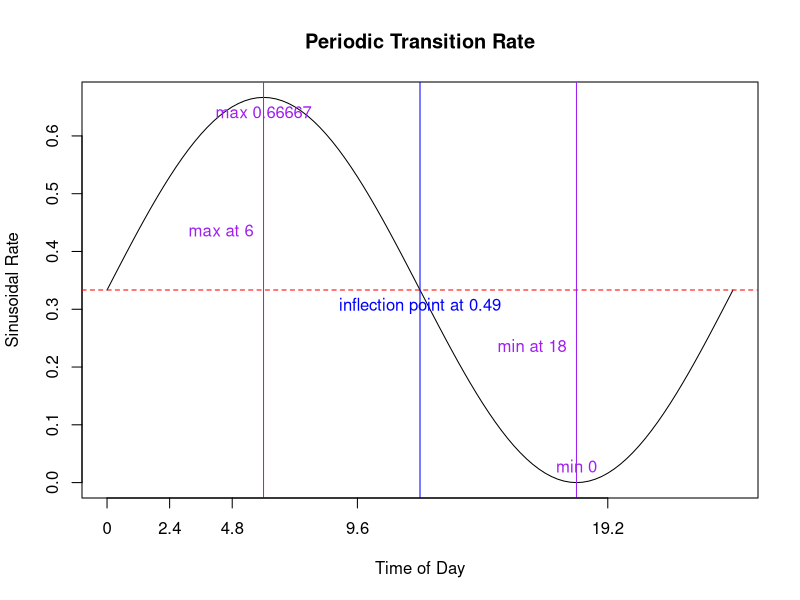

This figure's R source: (Note: this script raises an error after producing the figure.)
rm(list=ls());gc()


# follows notation from "Mt/G/inf Queues with Sinuoidal Arrival Rates (Eick, Massey, Whitt 1993)
# parameterized in days (hence psi=1 as denominator in sin curve)
sinRate <- function(t,alpha,lambda,off=0){
  if(abs(alpha)>1){stop("alpha parameter must be |alpha| <= 1")}
  lambda + lambda*alpha*sin((2*pi*t-(off/24))/1)
}

oneDay = seq(from=0,to=1,by=0.01)

lambdaMean = 1/3
sinCurve = sinRate(t=oneDay,alpha = 1,lambda = lambdaMean,off = 0)

plot({
  sinCurve
},type="l",xaxt="n",xlab = "Time of Day",ylab = "Sinusoidal Rate",main = "Periodic Transition Rate")
abline(h = lambdaMean,lty = 2,col="red")
abline(v = which.max(sinCurve),col = "purple")
text(x = which.max(sinCurve),y = lambdaMean+0.1,labels = paste0("max at ",oneDay[which.max(sinCurve)]*24),pos = 2,col="purple")
text(x = which.max(sinCurve),y = max(sinCurve),labels = paste0("max ",round(max(sinCurve),5)),pos = 1, col = "purple")
abline(v = which.min(sinCurve),col = "purple")
text(x = which.min(sinCurve),y = lambdaMean-0.1,labels = paste0("min at ",oneDay[which.min(sinCurve)]*24),pos = 2,col="purple")
text(x = which.min(sinCurve),y = min(sinCurve),labels = paste0("min ",round(min(sinCurve),5)),pos = 3, col = "purple")

inflexPts = rle(sign(diff(diff(sinCurve))))$lengths
for(i in 2:length(inflexPts)){
  pt = mean(rle(sign(diff(diff(sinCurve))))$lengths[i-1] + 1)
  abline(v = pt,col = "blue")
  text(x = pt,y = lambdaMean,pos = 1,col = "blue",labels = paste0("inflection point at ",oneDay[rle(sign(diff(diff(sinCurve))))$lengths[i-1]]))
}

axis(side = 1,at = which(oneDay%%0.1==0) ,labels = oneDay[oneDay%%0.1==0] * 24)


# gammaMosquito: a mosquito whose time-to-event (waiting time) distributions follow the Gamma(N,rate) distribution to reduce variance
gammaMosquito <- function(N=5,alpha=1,off=0){

  states = vector(mode = "list",length = 100)
  times = vector(mode = "list",length = 100)
  duration = vector(mode = "list",length = 100)

  times[[1]] = 0
  states[[1]] = "B"

  i = 2
  while(states[[i-1]]!="D"){

    print(paste0("iteration: ",i, " tNow: ",times[[i-1]]))
    switch(EXPR = states[[i-1]],
           B = {

             # diurnal forcing
             tNow = (times[[i-1]] %% 1)

             # duration of time until next event
             tDur = rgamma(n = 1,shape = N,rate = sinRate(t = tNow,alpha = alpha,lambda = Btime,off = off)*N)
             duration[[i-1]] = tDur

             # time of next event
             times[[i]] = times[[i-1]] + tDur

             # choose next event
             pDie = pgamma(q = tDur,shape = N,rate = g*N)
             if(runif(1) < pDie){
               states[[i]] = "D"
             } else {
               states[[i]] = "R"
             }

           },
           R = {

             # diurnal forcing
             tNow = (times[[i-1]] %% 1)

             # duration of time until next event
             tDur = rgamma(n = 1,shape = N,rate = sinRate(t = tNow,alpha = alpha,lambda = Rtime,off = off)*N)
             duration[[i-1]] = tDur

             # time of next event
             times[[i]] = times[[i-1]] + tDur

             # choose next event
             pDie = pgamma(q = tDur,shape = N,rate = g*N)
             if(runif(1) < pDie){
               states[[i]] = "D"
             } else {
               states[[i]] = "O"
             }

           },
           O = {

             # diurnal forcing
             tNow = (times[[i-1]] %% 1)

             # duration of time until next event
             tDur = rgamma(n = 1,shape = N,rate = sinRate(t = tNow,alpha = alpha,lambda = Otime,off = off)*N)
             duration[[i-1]] = tDur

             # time of next event
             times[[i]] = times[[i-1]] + tDur

             # choose next event
             pDie = pgamma(q = tDur,shape = N,rate = g*N)
             if(runif(1) < pDie){
               states[[i]] = "D"
             } else {
               states[[i]] = "B"
             }

           },
           {stop(paste0("unrecognized state",states[[i-1]]))}
    )

    i = i+1
  }
  return(list(
    states=unlist(Filter(Negate(is.null),states)),
    times=unlist(Filter(Negate(is.null),times)),
    duration=unlist(Filter(Negate(is.null),duration))
  ))
}


Btime = 1/1
Rtime = 1/1
Otime = 1/1
g = 1/2.5

mosyOut = gammaMosquito(N = 1,alpha = 1,off = 0)
plotMosyOut(mosyOut)

cohort = parallel::mclapply(X = 1:1e3,FUN = function(x){gammaMosquito(N=512,alpha=1)})



avgLife = vapply(X = cohort,FUN = function(x){
  tail(x$times,1)
},FUN.VALUE = numeric(1),USE.NAMES = FALSE)
mean(avgLife)
median(avgLife)




###############################################################################
# Old Hazard Forcing
###############################################################################








t=seq(from=0,to=24*60,by=0.01)

hourGrain = 120
xHours = which(t %% hourGrain == 0)
plot({
  (sin((2*pi*t)/1440) + 1)
},type="l",ylim=c(0,2),ylab="Relative Activity Levels",xlab="Time of Day",main="Mosquito Diurnal Forcing",xaxt="n")
abline(h = 1,lty = 2)
axis(side = 1,at = xHours,labels = paste0(t[xHours]/60,":00"))


# t: tNow
# o: offset (in hours)
hazFunc <- function(t,avgRate,offset=-2,scaling=0.25){
  (sin((2*pi*(t-offset*60))/1440)*scaling + 1) * avgRate
}
hazCurve = hazFunc(t = t,avgRate = 1/3,offset = 0)
plot(hazCurve,type="l",ylim=c(0,2),ylab="Relative Activity Levels",xlab="Time of Day",main="Mosquito Diurnal Forcing",xaxt="n")
abline(h = 1,lty = 2)
axis(side = 1,at = xHours,labels = paste0(t[xHours]/60,":00"))


Btime = 1/3
Rtime = 1/3
Otime = 1/3
g = 1/12

exponentialMosquito <- function(o=0,scaling=0.25){

  states = vector(mode = "list",length = 100)
  times = vector(mode = "list",length = 100)
  duration = vector(mode = "list",length = 100)

  times[[1]] = 0
  states[[1]] = "B"

  i = 2
  while(states[[i-1]]!="D"){

    print(paste0("iteration: ",i, " tNow: ",times[[i-1]]))
    switch(EXPR = states[[i-1]],
           B = {

             # diurnal forcing
             tNow = (times[[i-1]] %% 1)*24*60

             # duration of time until next event
             tDur = rexp(n = 1,rate = hazFunc(t = tNow,avgRate = Btime,offset = o,scaling = scaling))
             duration[[i-1]] = tDur

             # time of next event
             times[[i]] = times[[i-1]] + tDur

             # choose next event
             pDie = g*tDur
             if(runif(1) < pDie){
               states[[i]] = "D"
             } else {
               states[[i]] = "R"
             }

           },
           R = {

             # diurnal forcing
             tNow = (times[[i-1]] %% 1)*24*60

             # duration of time until next event
             tDur = rexp(n = 1,rate = hazFunc(t = tNow,avgRate = Rtime,offset = o,scaling = scaling))
             duration[[i-1]] = tDur

             # time of next event
             times[[i]] = times[[i-1]] + tDur

             # choose next event
             pDie = g*tDur
             if(runif(1) < pDie){
               states[[i]] = "D"
             } else {
               states[[i]] = "O"
             }

           },
           O = {

             # diurnal forcing
             tNow = (times[[i-1]] %% 1)*24*60

             # duration of time until next event
             tDur = rexp(n = 1,rate = hazFunc(t = tNow,avgRate = Otime,offset = o,scaling = scaling))
             duration[[i-1]] = tDur

             # time of next event
             times[[i]] = times[[i-1]] + tDur

             # choose next event
             pDie = g*tDur
             if(runif(1) < pDie){
               states[[i]] = "D"
             } else {
               states[[i]] = "B"
             }

           },
           {stop(paste0("unrecognized state",states[[i-1]]))}
    )

    i = i+1
  }
  return(list(
      states=unlist(Filter(Negate(is.null),states)),
      times=unlist(Filter(Negate(is.null),times)),
      duration=unlist(Filter(Negate(is.null),duration))
    ))
}


out = exponentialMosquito()
plotMosyOut(out,Btime,Rtime,Otime)


plotMosyOut = function(out,Btime,Rtime,Otime,scaling=0.25,o=0){

  tMax = ceiling(max(out$times))
  tSeq = seq(from=0,to=tMax*24*60,by=0.1)

  daySeq = vapply(X = 0:(tMax-1),FUN = function(x){x*24*60},FUN.VALUE = numeric(1),USE.NAMES = FALSE)

  # plot the diurnal forcing used
  hourGrain = 60*12
  xHours = which(tSeq %% hourGrain == 0)
  hazCurveB = hazFunc(t = tSeq,avgRate = Btime,offset = o,scaling = scaling)
  plot(x=tSeq,y=hazCurveB,type="l",ylim=c(0,2),ylab="Relative Activity Levels",xlab="Time of Day",main="Mosquito Diurnal Forcing",xaxt="n",col="red")
  abline(h = Btime,lty = 2,col="red")
  hazCurveR = hazFunc(t = tSeq,avgRate = Rtime,offset = o,scaling = scaling)
  lines(x=tSeq,y = hazCurveR,col="blue")
  abline(h = Rtime,lty =2,col="blue")
  hazCurveO = hazFunc(t = tSeq,avgRate = Otime,offset = o,scaling = scaling)
  lines(x=tSeq,y = hazCurveO,col="purple")
  abline(h=Otime,lty=2,col="purple")
  hourLabel = (tSeq[xHours]/60) %% 24
  dayLabel = paste0("Day",0:(tMax-1))
  axis(side = 1,at = tSeq[xHours],labels = paste0(hourLabel,":00"))
  text(x = daySeq,y=0.01,labels = dayLabel)

  # plot the mosquito time series
  pointsX = out$times*24*60
  pointsY = vector(mode = "numeric",length = length(pointsX))
  for(i in 1:length(pointsY)){
    pointsY[i] = switch(EXPR = out$states[i],
                          B = {
                              hazFunc(t = pointsX[i],avgRate = Btime,offset = o,scaling = scaling)
                            },
                          R = {
                              hazFunc(t = pointsX[i],avgRate = Rtime,offset = o,scaling = scaling)
                            },
                          O = {
                              hazFunc(t = pointsX[i],avgRate = Otime,offset = o,scaling = scaling)
                            },
                          D = {hazFunc(t = pointsX[i],avgRate = Otime,offset = o,scaling = scaling)}
                        )
  }

  # pointsY = hazFunc(t = pointsX,o = 0)
  pointsType = vapply(X = out$states,FUN = function(x){
      switch(x,
             B = 15,
             R = 16,
             O = 17,
             D = 18
       )
    },FUN.VALUE = numeric(1),USE.NAMES = FALSE)
  pointsCol = vapply(X = out$states,FUN = function(x){
    switch(x,
           B = "red",
           R = "blue",
           O = "purple",
           D = "darkgreen"
    )
  },FUN.VALUE = character(1),USE.NAMES = FALSE)
  points(pointsX,pointsY,pch=pointsType,col=pointsCol,cex=1.05)

}


cohort = parallel::mclapply(X = 1:1e4,FUN = function(x,o){exponentialMosquito(o=o)},o=0)



avgLife = vapply(X = cohort,FUN = function(x){
  tail(x$times,1)
},FUN.VALUE = numeric(1),USE.NAMES = FALSE)
avgLife = mean(avgLife); avgLife

ptsX = unlist(lapply(X = cohort,FUN = function(x){x$times}))
ptsY = hazFunc(t = ptsX*60*24,o = 0)
sum(ptsY>=1) / length(ptsY)
sum(ptsY<1) / length(ptsY)

plotMosyPopOut = function(cohort,o=0){

  tMax = vapply(X = cohort,FUN = function(x){
    tail(x$times,1)
  },FUN.VALUE = numeric(1),USE.NAMES = FALSE)
  tMax = ceiling(max(tMax))

  tSeq = seq(from=0,to=tMax*24*60,by=0.1)

  daySeq = vapply(X = 0:(tMax-1),FUN = function(x){x*24*60},FUN.VALUE = numeric(1),USE.NAMES = FALSE)

  # plot the diurnal forcing used
  hourGrain = 60*12
  xHours = which(tSeq %% hourGrain == 0)
  hazCurve = hazFunc(t = tSeq,o = o)
  plot(x=tSeq,y=hazCurve,type="l",ylim=c(0,2),ylab="Relative Activity Levels",xlab="Time of Day",main="Mosquito Diurnal Forcing",xaxt="n")
  abline(h = 1,lty = 2)
  hourLabel = (tSeq[xHours]/60) %% 24
  dayLabel = paste0("Day",0:(tMax-1))
  axis(side = 1,at = tSeq[xHours],labels = paste0(hourLabel,":00"))
  text(x = daySeq,y=0.01,labels = dayLabel)


  for(i in 1:length(cohort)){
    # plot the mosquito time series
    pointsX = cohort[[i]]$times*24*60
    pointsY = hazFunc(t = pointsX,o = 0)
    pointsType = vapply(X = cohort[[i]]$states,FUN = function(x){
      switch(x,
             B = 15,
             R = 16,
             O = 17,
             D = 18
      )
    },FUN.VALUE = numeric(1),USE.NAMES = FALSE)
    pointsCol = vapply(X = cohort[[i]]$states,FUN = function(x){
      switch(x,
             B = "red",
             R = "blue",
             O = "purple",
             D = "darkgreen"
      )
    },FUN.VALUE = character(1),USE.NAMES = FALSE)
    points(pointsX,pointsY,pch=pointsType,col=pointsCol,cex=1.05)
  }

}

plotMosyPopOut(cohort)





gammaMosquito <- function(N=5,o=0){

  states = vector(mode = "list",length = 100)
  times = vector(mode = "list",length = 100)
  duration = vector(mode = "list",length = 100)

  times[[1]] = 0
  states[[1]] = "B"

  i = 2
  while(states[[i-1]]!="D"){

    print(paste0("iteration: ",i, " tNow: ",times[[i-1]]))
    switch(EXPR = states[[i-1]],
           B = {

             # diurnal forcing
             tNow = (times[[i-1]] %% 1)*24*60
             force = hazFunc(t=tNow,o = o)

             # duration of time until next event
             tDur = rgamma(n = 1,shape = N,rate = Btime*force*N)
             duration[[i-1]] = tDur

             # time of next event
             times[[i]] = times[[i-1]] + tDur

             # choose next event
             pDie = g*tDur
             if(runif(1) < pDie){
               states[[i]] = "D"
             } else {
               states[[i]] = "R"
             }

           },
           R = {

             # diurnal forcing
             tNow = (times[[i-1]] %% 1)*24*60
             force = hazFunc(t=tNow,o = o)

             # duration of time until next event
             tDur = rgamma(n = 1,shape = N,rate = Rtime*force*N)
             duration[[i-1]] = tDur

             # time of next event
             times[[i]] = times[[i-1]] + tDur

             # choose next event
             pDie = g*tDur
             if(runif(1) < pDie){
               states[[i]] = "D"
             } else {
               states[[i]] = "O"
             }

           },
           O = {

             # diurnal forcing
             tNow = (times[[i-1]] %% 1)*24*60
             force = hazFunc(t=tNow,o = o)

             # duration of time until next event
             tDur = rgamma(n = 1,shape = N,rate = Otime*force*N)
             duration[[i-1]] = tDur

             # time of next event
             times[[i]] = times[[i-1]] + tDur

             # choose next event
             pDie = g*tDur
             if(runif(1) < pDie){
               states[[i]] = "D"
             } else {
               states[[i]] = "B"
             }

           },
           {stop(paste0("unrecognized state",states[[i-1]]))}
    )

    i = i+1
  }
  return(list(
    states=unlist(Filter(Negate(is.null),states)),
    times=unlist(Filter(Negate(is.null),times)),
    duration=unlist(Filter(Negate(is.null),duration))
  ))
}


cohort = parallel::mclapply(X = 1:100,FUN = function(x,N,o){gammaMosquito(N=N,o=o)},o=0,N=12)

plotMosyPopOut(cohort = cohort)



out = gammaMosquito(N = 64,o = 0)
plotMosyOut(out)
